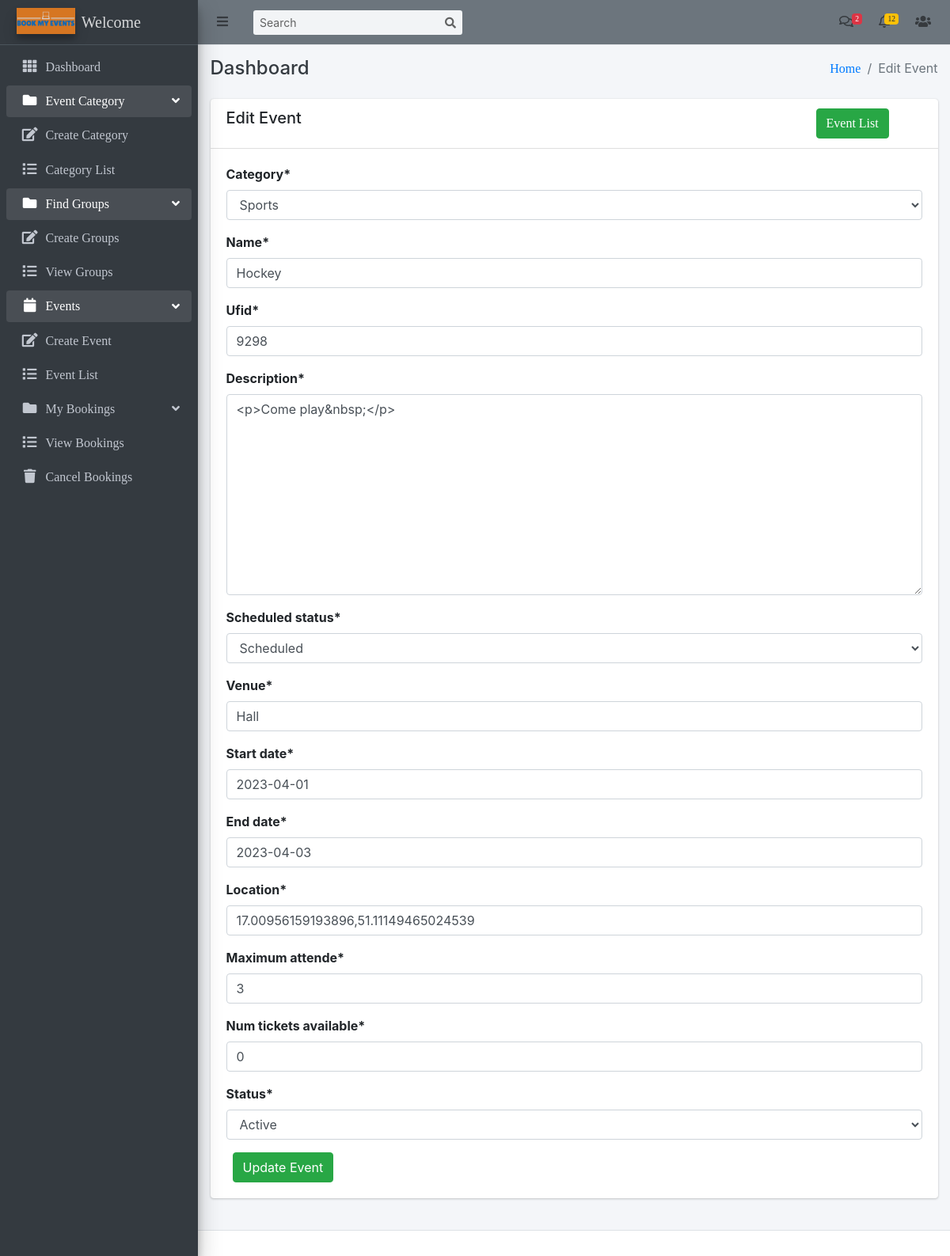
The app's page /events/event/1/edit/ (signed in) with its own data.
### events/models.py (models this page shows, shortened)
class Event(models.Model):
    category = models.ForeignKey(EventCategory, on_delete=models.CASCADE)
    name = models.CharField(max_length=255, unique=True)
    ufid = models.PositiveIntegerField(unique=True)
    description = RichTextUploadingField()
    select_scheduled_status = (
        ('yet to scheduled', 'Yet to Scheduled'),
        ('scheduled', 'Scheduled')
    )
    scheduled_status = models.CharField(max_length=25, choices=select_scheduled_status)
    venue = models.CharField(max_length=255)
    start_date = models.DateField()
    end_date = models.DateField()
    location = models.CharField(max_length=255)
    maximum_attende = models.PositiveIntegerField()
    num_tickets_available = models.PositiveIntegerField(default=0)
    created_user = models.ForeignKey('auth.User', on_delete=models.CASCADE, blank=True, null=True, related_name='event_created_user')
    updated_user = models.ForeignKey('auth.User', on_delete=models.CASCADE, blank=True, null=True, related_name='event_updated_user')
    created_date = models.DateField(auto_now_add=True)
    updated_date = models.DateField(auto_now_add=True)
    status_choice = (
        ('disabled', 'Disabled'),
        ('active', 'Active'),
        ('deleted', 'Deleted'),
        ('time out', 'Time Out'),
        ('completed', 'Completed'),
        ('cancel', 'Cancel'),
    )
    status = models.CharField(choices=status_choice, max_length=10)

class EventCategory(models.Model):
    name = models.CharField(max_length=255, unique=True)
    code = models.CharField(max_length=6, unique=True)
    image = models.ImageField(upload_to='event_category/')
    priority = models.IntegerField(unique=True)
    created_user = models.ForeignKey('auth.User', on_delete=models.CASCADE, related_name='created_user')
    updated_user = models.ForeignKey('auth.User', on_delete=models.CASCADE, related_name='updated_user')
    created_date = models.DateField(auto_now_add=True)
    updated_date = models.DateField(auto_now_add=True)
    status_choice = (
        ('disabled', 'Disabled'),
        ('active', 'Active'),
        ('deleted', 'Deleted'),
        ('blocked', 'Blocked'),
        ('completed', 'Completed'),
    )
    status = models.CharField(choices=status_choice, max_length=10)
    def __str__(self):
        return self.name

### events/views.py (the view)
# urls.py: path('event/<int:pk>/edit/', EventUpdateView.as_view(), name='event-edit'),
class EventUpdateView(LoginRequiredMixin, UpdateView):
    login_url = 'login'
    model = Event
    fields = ['category', 'name', 'ufid', 'description', 'scheduled_status', 'venue', 'start_date', 'end_date', 'location', 'points', 'maximum_attende','num_tickets_available', 'status']
    template_name = 'events/edit_event.html'

### templates/events/edit_event.html (shortened to what this page needs)
{% extends 'base/base.html' %}
{% block breadcrumb %}Edit Event{% endblock breadcrumb %}
{% load crispy_forms_tags %}
{% block extrahead %}
    <link href='https://api.mapbox.com/mapbox-gl-js/v1.11.0/mapbox-gl.css' rel='stylesheet' />
    {% load mapbox_location_field_tags %}
{% endblock extrahead %}
{% block content %}
    <div class="row">
        <div class="col-md-12">
            <div class="card">
                <div class="card-header">
                    <div class="row">
                        <div class="col-md-10">
                            <h5>Edit Event</h5>
                        </div>
                        <div class="col-md-2">
                            <a class="btn btn-success" href="{% url 'event-list' %}">Event List</a>
                        </div>
                    </div>
                </div>
                <div class="card-body">
                    <form method="post" enctype="multipart/form-data">
                        {{ form|crispy  }}
                        <button class="btn btn-success ml-2" type="submit">Update Event</button>
                    </form>
                </div>
            </div>
        </div>
    </div>
{% endblock content %}

### records on screen
Event: category "Sports", ufid "9298", description "<p>Come play&nbsp;</p>", scheduled_status "Scheduled", venue "Hall", start_date "2023-04-01", end_date "2023-04-03", location "17.00956159193896,51.11149465024539", maximum_attende "3", num_tickets_available "0", status "Active"
EventCategory: name "Hockey"
